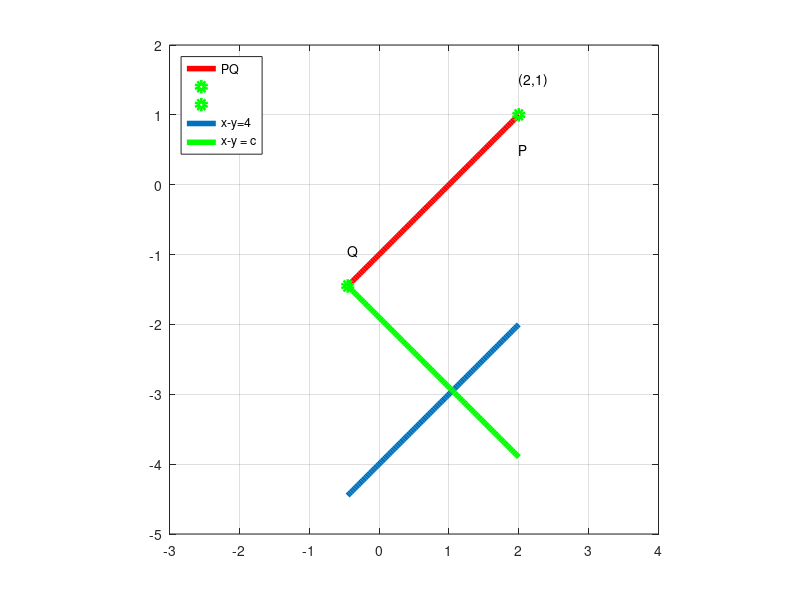

This figure's MATLAB source:
clear;
close;
clc;

function plot_line(a,b,str)
m = (b(2)-a(2))/(b(1)-a(1));
c = a(2)-m*a(1);
x = linspace(a(1),b(1),100);
y = m*x +c;
plot(x,y,str,'LineWidth',4);
endfunction

function plot_point(Q,str,offset)
plot(Q(1),Q(2),'go','LineWidth',4)
text(Q(1)-offset(1),Q(2)-offset(2), str)
endfunction


%Plotting PQ
P = [2 1]';
Q = P - 2*sqrt(3)*cos(pi/4)*[1 1]';
plot_line(P,Q,'r')
hold on
grid
axis([-3 4 -5 2])
axis equal
plot_point(P,'P',[0 0.5])
plot_point(Q,'Q',[0 -0.5])
text(P(1)-0,P(2)+0.5, '(2,1)')

%Plotting the given line
x = linspace(Q(1),P(1),100);
y = x-4;
plot(x,y,'LineWidth',4)

%Plotting the perpendicular line
y = 3-2*sqrt(6)-x;
plot(x,y,'g','LineWidth',4)
legend('PQ','','','x-y=4','x-y = c',"location","northwest")

hold off
print ('ee16b1010.eps', '-color')
